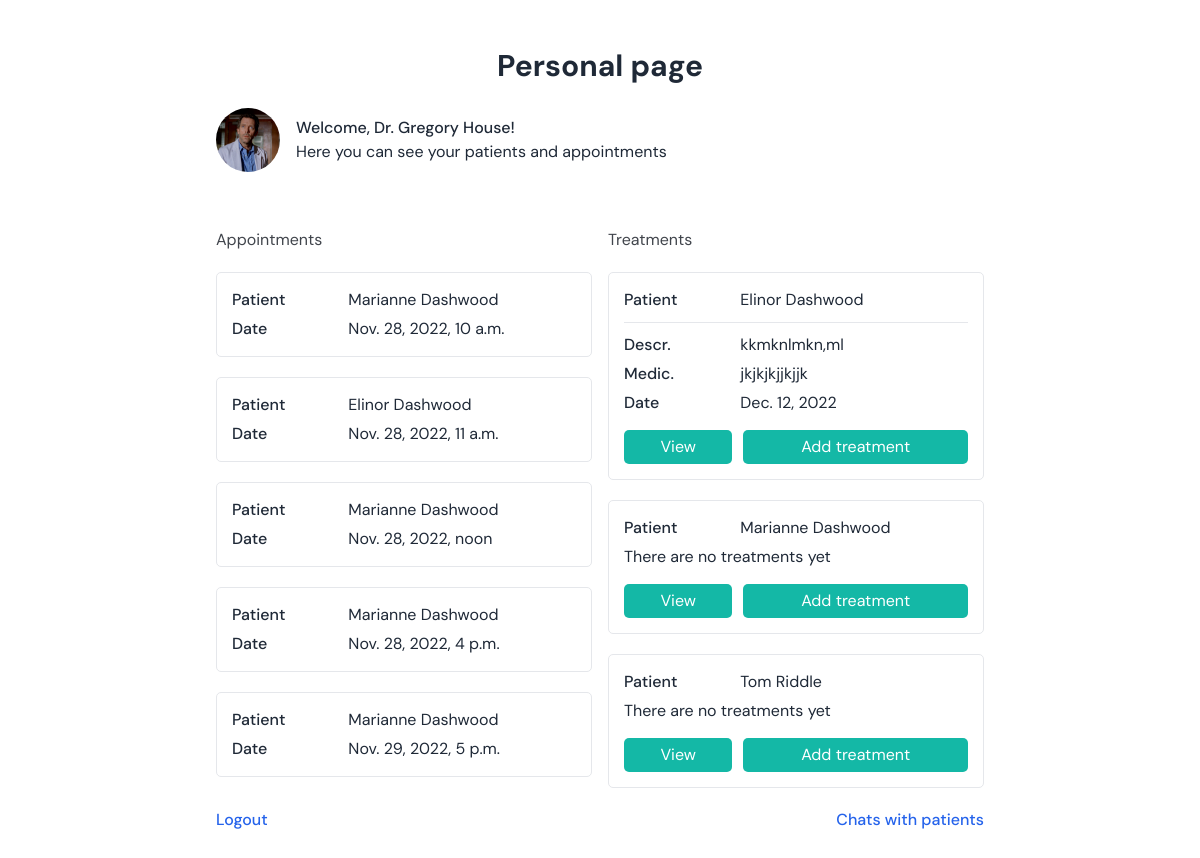
Before: /users/personal (signed in) with the older database file.
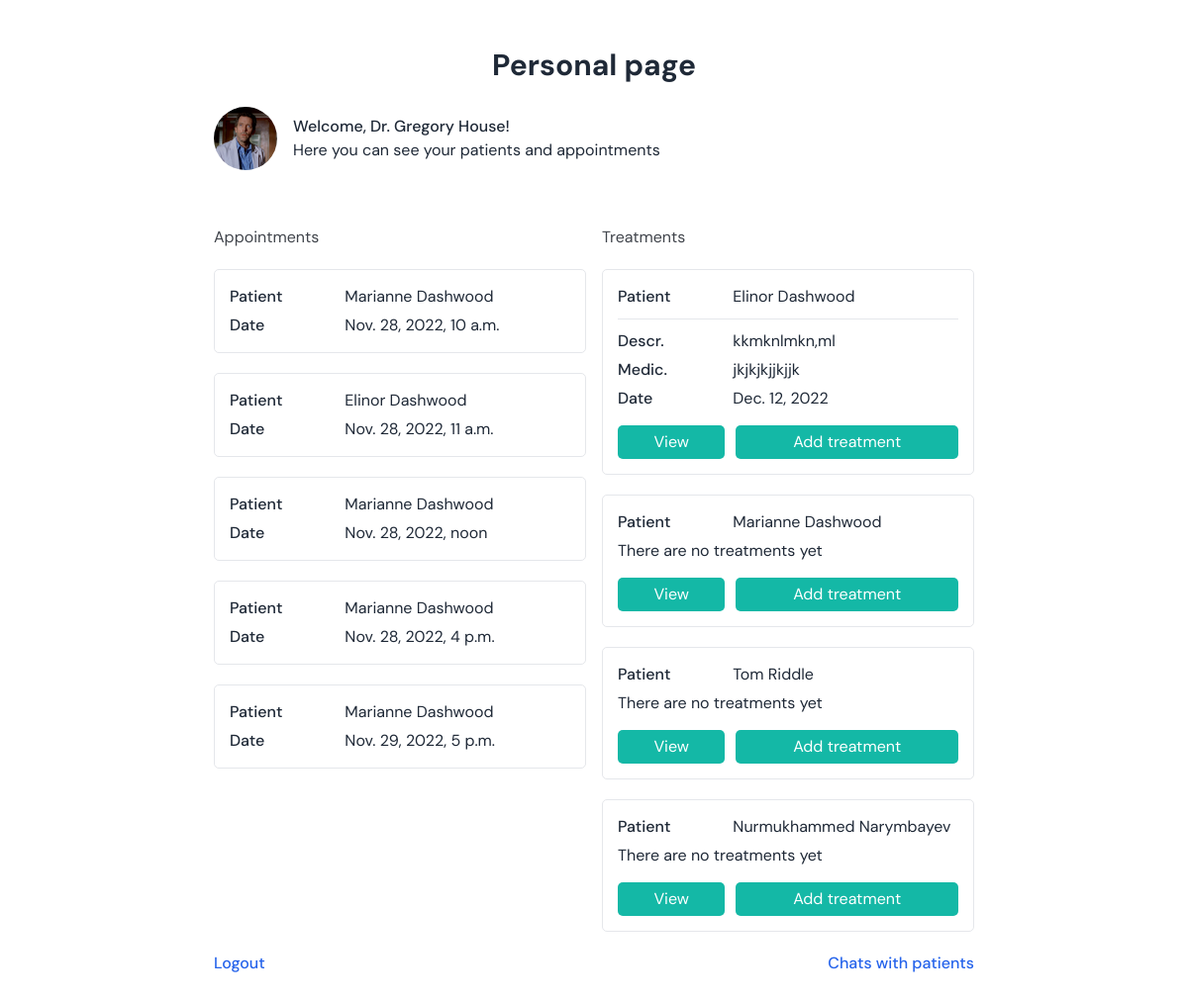
After: the same page with the newer database file.
### users/models.py (models this page shows, shortened)
class Appointment(models.Model):
    patient = models.ForeignKey(Patient, on_delete=models.CASCADE, related_name='appointments')
    doctor = models.ForeignKey(Doctor, on_delete=models.CASCADE, related_name='appointments')
    medical_service = models.CharField(max_length = 50, choices=medical_service_choices, default = "consultation")
    date = models.DateTimeField()

class Patient(models.Model):
    user = models.OneToOneField(User, on_delete=models.CASCADE, primary_key=True)
    date_of_birth = models.DateField(blank=True, null=True)
    IIN = models.IntegerField(max_length=12, blank=True, null=True)
    gov_id = models.IntegerField(max_length=12,blank=True, null=True)
    name = models.CharField(max_length=50, blank=True, null=True)
    surname = models.CharField(max_length=50, blank=True, null=True)
    middle_name = models.CharField(max_length=50, blank=True, null=True)
    blood_group = models.CharField(max_length=2, blank=True, null=True, choices=blood_group_choices)
    contact_close = models.CharField(max_length=11,blank=True, null=True)
    phone_number = models.CharField(max_length=11,blank=True, null=True)
    address = models.CharField(max_length=50, blank=True, null=True)
    marital_status = models.CharField(max_length=10, blank=True, null=True, choices = marital_status_choices)
    registration_date = models.DateField(default = datetime.today())
    assigned_doctor = models.ForeignKey(Doctor, related_name='assigned_patients', on_delete=models.PROTECT, default = Doctor.objects.get(surname="House").pk) #why added pk?
    def __str__(self):
        return f"{self.name} {self.surname}"

class Treatment(models.Model):
    patient = models.ForeignKey(Patient, on_delete=models.CASCADE, related_name='treatments')
    doctor = models.ForeignKey(Doctor, on_delete=models.CASCADE, related_name='treatments')
    description = models.CharField(max_length=200, default='Description empty')
    medicaments = models.CharField(max_length=50, default='Medicements empty')
    date = models.DateField()

### users/views.py (the view)
# urls.py: path('personal', views.personal, name='personal'),
@login_required
def personal(request):
    user = request.user
    if is_patient(user):
        if not user.patient.chatrooms.first():
            Chatrooms.objects.create(patient = user.patient, doctor = user.patient.assigned_doctor)
        if request.method == "POST":
            user.email = request.POST["email"]
            user.save()
            user.patient.gov_id = request.POST["gov_id"]
            user.patient.IIN = request.POST["gov_id"]
            user.patient.name = request.POST["name"]
            user.patient.surname = request.POST["surname"]
            user.patient.middle_name = request.POST["middle_name"]
            user.patient.address = request.POST["address"]
            user.patient.phone_number = request.POST["phone_number"]
            user.patient.contact_close = request.POST["contact_close"]
            user.patient.save()
            return HttpResponseRedirect(reverse('personal'))
        return render(request, 'users/patient_page.html')
    elif is_doctor(user):
        return render(request, 'users/doctor_page.html')
    elif is_admin(user):
        patients = Patient.objects.all()
        doctors = Doctor.objects.all()
        return render(request, 'users/admin_page.html', {
            'patients' : patients, 'doctors' : doctors
        })
    return HttpResponseRedirect(reverse('admin:index'))

### users/views.py (called while the page is built)
def is_patient(user):
    try:
        if user.patient:
            return True
    except:
        return False

def is_doctor(user):
    try:
        if user.doctor:
            return True
    except:
        return False

### users/templates/users/doctor_page.html (shortened to what the changed rows need)
{% extends 'users/layout.html' %}
{% block head %}
	<script src="https://cdn.tailwindcss.com"></script>
	<link rel="stylesheet" href="https://unpkg.com/aos@next/dist/aos.css" />
{% endblock %}
{%block body%}
	<div class="font-body antialiased text-[#41454c] bg-[#FFFFFF]">
		<div class="py-6 sm:py-8 lg:py-12">
			<div class="px-4 mx-auto max-w-7xl md:px-8">
				<div class="max-w-[768px] mx-auto mb-10 md:mb-16">
					<h2 class="text-gray-800 text-2xl lg:text-3xl font-bold text-center mb-4 md:mb-6">Personal page</h2>
				</div>
				<div class="max-w-screen-md grid gap-4 mx-auto sm:grid-cols-2">
					<div class="space-y-[20px]">
						{% for appointment in user.doctor.appointments.all|dictsort:"date" %}
						<div class="grid grid-cols-3 border-[1px] rounded-global p-[15px] gap-[5px]">
							<label class="col-span-1 font-medium inline-block text-gray-800 text-sm sm:text-base">Patient</label>
							<label class="col-span-2 inline-block text-gray-800 text-sm sm:text-base">{{appointment.patient}}</label>
							<label class="col-span-1 font-medium inline-block text-gray-800 text-sm sm:text-base">Date</label>
							<label class="col-span-2 inline-block text-gray-800 text-sm sm:text-base">{{appointment.date}}</label>
						</div>
						{% endfor %}
					</div>
					<div class="space-y-[20px]">
						{% for patient in request.user.doctor.assigned_patients.all %}
						<div class="grid grid-cols-3 border-[1px] rounded-global p-[15px] gap-[5px]">
							<label class="col-span-1 font-medium inline-block text-gray-800 text-sm sm:text-base">Patient</label>
							<label class="col-span-2 inline-block text-gray-800 text-sm sm:text-base">{{patient}}</label>
							{% for treatment in patient.treatments.all|dictsortreversed:"date" %}
							{% if forloop.counter == 1 %}
							<hr class="col-span-3" style="margin-top: 5px; margin-bottom: 5px;">
							<label class="col-span-1 font-medium inline-block text-gray-800 text-sm sm:text-base">Descr.</label>
							<label class="col-span-2 inline-block text-gray-800 text-sm sm:text-base">{{treatment.description}}</label>
							<label class="col-span-1 font-medium inline-block text-gray-800 text-sm sm:text-base">Medic.</label>
							<label class="col-span-2 inline-block text-gray-800 text-sm sm:text-base">{{treatment.medicaments}}</label>
							<label class="col-span-1 font-medium inline-block text-gray-800 text-sm sm:text-base">Date</label>
							<label class="col-span-2 inline-block text-gray-800 text-sm sm:text-base">{{treatment.date}}</label>
							{% endif %}
							{%empty%}
              				<label class="col-span-3 inline-block text-gray-800 text-sm sm:text-base">There are no treatments yet</label>
							{% endfor %}
							<button onclick="show_treatment_history($(this).parent().children('.patient-id')); show_mod();" class="text-white rounded-global mt-[10px] t-[10px] px-[0px] transition duration-100 bg-teal-500 hover:bg-teal-600 active:bg-teal-700 py-[5px] mr-[3px]">View</button>
							<button onclick="show_treatment_popup($(this).parent().children('.patient-repr'), $(this).parent().children('.patient-id')); show_mod();" class="text-white rounded-global col-span-2 transition duration-100 bg-teal-500 hover:bg-teal-600 active:bg-teal-700 px-[0px] mt-[10px] py-[5px] ml-[3px]">Add treatment</button>
						</div>
						{% empty %}
						<div class="grid grid-cols-3 border-[1px] rounded-global p-[15px] gap-[5px]">
							<label class="col-span-3 inline-block text-gray-800 text-sm sm:text-base">There are no patients assigned to you yet</label>
						</div>
        			{% endfor %}
					</div>
				</div>
			</div>
		</div>
	</div>
{% endblock %}

Changed rows visible on the page:
added Patient: name+surname "Nurmukhammed Narymbayev"
